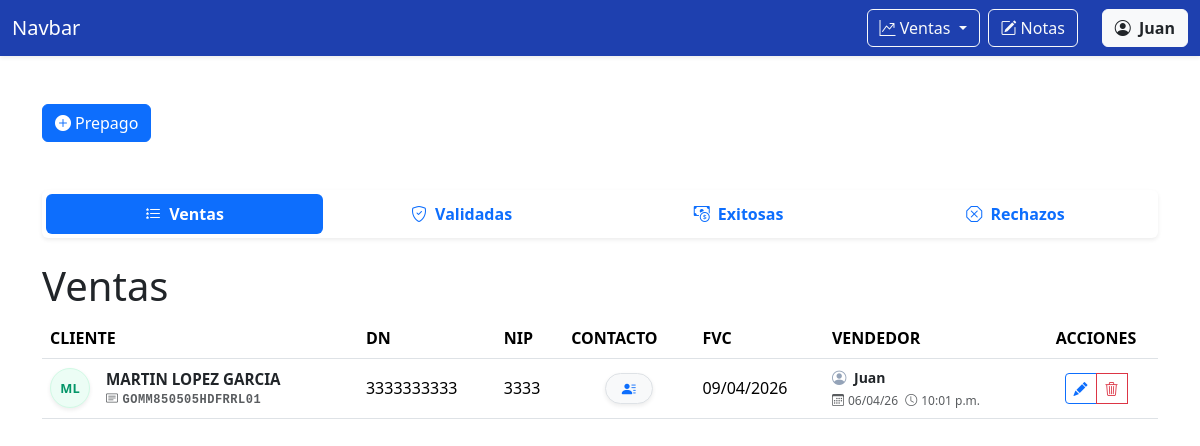
/ventas/prepago/ (signed in), run on the app's committed database.
### ventas/models.py (models this page shows)
class VentaPrepago(models.Model):
    nombre = models.CharField('NOMBRE(S)',max_length=100)
    apellido_paterno = models.CharField('APELLIDO PATERNO', max_length=100)
    apellido_materno = models.CharField('APELLIDO MATERNO', max_length=100,blank=True, default='')
    curp = models.CharField('CURP', max_length=18,validators=[MinLengthValidator(18)])
    dn = models.CharField('DN', max_length=10, validators=[numeric_validator, MinLengthValidator(10)])
    nip = models.CharField('NIP', max_length=4, validators=[numeric_validator, MinLengthValidator(4)], help_text='Solo se permiten números.')
    contact1 = models.CharField('CONTACTO 1', max_length=10, validators=[numeric_validator, MinLengthValidator(10)])
    contact2 = models.CharField('CONTACTO 2', max_length=10, validators=[numeric_validator, MinLengthValidator(10)])
    fvc = models.DateField('FVC')
    validar = models.BooleanField(default=False)
    STATUS_CHOICES = [
        ('en_proceso', 'EN PROCESO'),
        ('nip_incorrecto', 'NIP INCORRECTO'),
        ('curp_incorrecto', 'CURP INCORRECTO'),
        ('sin_fvc', 'SIN FVC'),
        ('exitosa', 'EXITOSA'),
        ('baja_exportada', 'BAJA EXPORTADA'),
        ('alta', 'ALTA'),
        ('gestionada_por_otro_call_center', 'GESTIONADA POR OTRO CALL CENTER'),
        ('sin_nip', 'SIN NIP'),
        ('futura', 'FUTURA'),
        ('linea_movistar', 'LINEA MOVISTAR'),
        ('cac_lejano', 'CAC LEJANO'),
    ]
    status = models.CharField(
        'Status',
        max_length=100,
        choices=STATUS_CHOICES,
        default='en_proceso'
    )
    email = models.EmailField('EMAIL', max_length=254)
    folio = models.CharField('FOLIO', max_length=100)
    usuario_marcador = models.CharField('USUARIO MARCADOR', max_length=100)
    marcador = models.CharField('MARCADOR', max_length=100)
    validador = models.ForeignKey(User, on_delete=models.SET_NULL, null=True, blank=True, related_name='validador')
    created = models.DateTimeField(auto_now_add=True)
    user = models.ForeignKey(User, on_delete=models.CASCADE, related_name='vendedor')

### ventas/views.py (the view, shortened to what this page needs)
# urls.py: path('prepago/', views.prepago, name='prepago'),
@login_required
def prepago(request):
    if request.method == 'GET':
        ventas_prepago = VentaPrepago.objects.filter(user=request.user, validar=False).order_by('-created')
        ventas_prepago_validadas = VentaPrepago.objects.filter(user=request.user, validar=True).order_by('-created')
        return render(request, 'prepago.html', {
        'form': VentaPrepagoForm(),
        'ventas_prepago': ventas_prepago,
        'ventas_prepago_validadas': ventas_prepago_validadas
    })

### ventas/templates/prepago.html (shortened to what this page needs)
{% extends 'base.html' %} {% block content %}
<div class="container mt-5">
  <button type="button" class="btn btn-primary" data-bs-toggle="modal" data-bs-target="#createPrepagoModal">
    <i class="bi bi-plus-circle-fill me-1"></i>Prepago
  </button>
</div>
<div class="container mt-5 mb-5" id="moduloVentas">
  <ul class="nav nav-pills nav-justified mb-4 shadow-sm p-1 bg-white rounded fw-bold">
    <li class="nav-item">
      <button class="nav-link {% if not request.GET.tab or request.GET.tab == 'ventas' %}active{% endif %}"
        data-bs-toggle="tab" data-bs-target="#ventas">
        <i class="bi bi-list-stars me-1"></i> Ventas
      </button>
    </li>
    <li class="nav-item">
      <button class="nav-link {% if request.GET.tab == 'validadas' %}active{% endif %}" data-bs-toggle="tab"
        data-bs-target="#validadas">
        <i class="bi bi-shield-check me-1"></i> Validadas
      </button>
    </li>
    <li class="nav-item">
      <button class="nav-link" data-bs-toggle="tab" data-bs-target="#exitosas">
        <i class="bi bi-cash-coin me-1"></i> Exitosas
      </button>
    </li>
    <li class="nav-item">
      <button class="nav-link" data-bs-toggle="tab" data-bs-target="#rechazos">
        <i class="bi bi-x-octagon me-1"></i> Rechazos
      </button>
    </li>
  </ul>
  <div class="tab-content mt-3" id="pills-tabContent">
    <div class="tab-pane fade {% if not request.GET.tab or request.GET.tab == 'ventas' %}show active{% endif %}"
      id="ventas" role="tabpanel">
      <h1>Ventas</h1>
      <table class="table table-hover align-middle">
        <thead>
          <tr>
            <th scope="col">CLIENTE</th>
            <th scope="col">DN</th>
            <th scope="col">NIP</th>
            <th scope="col">CONTACTO</th>
            <th scope="col">FVC</th>
            <th scope="col">VENDEDOR</th>
            <th scope="col" class="text-center">ACCIONES</th>
          </tr>
        </thead>
        <tbody>
          {% for venta_prepago in ventas_prepago %}
          <tr>
            <th scope="row" class="align-middle">
              <div class="d-flex align-items-center">
                <div class="avatar-circle me-3 d-flex align-items-center justify-content-center shadow-sm"
                  style="width: 40px; height: 40px; background-color: #ecfdf5; color: #059669; border: 1px solid #d1fae5; border-radius: 50%; font-weight: bold; font-size: 0.8rem; flex-shrink: 0;">
                  {{venta_prepago.nombre|first|upper}}{{venta_prepago.apellido_paterno|first|upper}}
                </div>
                <div class="d-flex flex-column" style="line-height: 1.2;">
                  <span class="text-dark fw-bold"
                    style="font-size: 0.95rem; max-width: 250px; overflow: hidden; text-overflow: ellipsis; white-space: nowrap;"
                    title="{{ venta_prepago.nombre }} {{ venta_prepago.apellido_paterno }} {{ venta_prepago.apellido_materno }}">
                    {{venta_prepago.nombre}} {{venta_prepago.apellido_paterno}} {{venta_prepago.apellido_materno}}
                  </span>
                  <small class="text-muted font-monospace mt-1"
                    style="font-size: 0.75rem; letter-spacing: 0.5px; white-space: nowrap;">
                    <i class="bi bi-card-text me-1"></i>{{venta_prepago.curp}}
                  </small>
                </div>
              </div>
            </th>
            <td>{{venta_prepago.dn}}</td>
            <td>{{venta_prepago.nip}}</td>
            <td class="align-middle text-center">
              <button type="button" class="btn btn-sm btn-light border shadow-sm rounded-pill px-3"
                data-bs-toggle="popover" data-bs-placement="right" data-bs-html="true" data-bs-title="Contacto"
                data-bs-content="
            <div class='text-start small'>
              <i class='bi bi-telephone-fill me-1 text-primary'></i>{{ venta_prepago.contact1 }}<br>
              <i class='bi bi-telephone-fill me-1 text-primary'></i>{{ venta_prepago.contact2 }}<br>
              <hr class='my-1'>
              <i class='bi bi-envelope-fill me-1 text-primary'></i>
              <span class='text-primary'>{{ venta_prepago.email }}</span>
            </div>">
                <i class="bi bi-person-lines-fill text-primary"></i>
              </button>
            </td>
            <td>{{venta_prepago.fvc|date:"d/m/Y"}}</td>
            <td>
              <div class="text-muted small">
                <i class="bi bi-person-circle me-1" style="color: #94a3b8; font-size: 0.9rem;"></i>
                <span class="fw-bold text-dark me-2">{{ venta_prepago.user.first_name }}</span> <br>
                <span style="font-size: 0.75rem;">
                  <i class="bi bi-calendar3 me-1"></i>{{ venta_prepago.created|date:"d/m/y" }}
                  <i class="bi bi-clock ms-1 me-1"></i>{{ venta_prepago.created|time:"g:i a" }}
                </span>
              </div>
            </td>
            <td class="text-center">
              <div class="btn-group" role="group">
                <button type="button" class="btn btn-sm btn-outline-primary" title="Editar" data-bs-toggle="modal"
                  data-bs-target="#updatePrepagoModal{{venta_prepago.id}}">
                  <i class="bi bi-pencil-fill"></i>
                </button>
                <button type="button" class="btn btn-sm btn-outline-danger" title="Eliminar" data-bs-toggle="modal"
                  data-bs-target="#deletePrepagoModal{{venta_prepago.id}}">
                  <i class="bi bi-trash3"></i>
                </button>
              </div>
            </td>
          </tr>
          {% endfor %}
        </tbody>
      </table>
    </div>
  </div>
</div>
{% endblock content %}

### templates/base.html (shortened to what this page needs)
<!doctype html>
<html lang="es-MX">
<head>
  <link href="https://cdn.jsdelivr.net/npm/bootstrap@5.3.8/dist/css/bootstrap.min.css" rel="stylesheet"
 />
  <link rel="stylesheet" href="https://cdn.jsdelivr.net/npm/bootstrap-icons@1.13.1/font/bootstrap-icons.min.css">
</head>
<body>
  <nav class="navbar navbar-expand-lg  navbar-dark shadow-sm" style="background-color: #1e40af;">
    <div class="container-fluid">
      <a class="navbar-brand" href="{% url 'dashboard' %}">Navbar</a>
      <div class="collapse navbar-collapse" id="navbarNav">
        <ul class="navbar-nav ms-auto">
          <li class="nav-item">
            <div class="dropdown">
              <button class="btn btn-outline-light dropdown-toggle" type="button" data-bs-toggle="dropdown"
                aria-expanded="false"><i class="bi bi-graph-up-arrow"></i>
                Ventas
              </button>
            </div>
          </li>
          <li class="nav-item ms-2">
            <a class="btn btn-outline-light" href="{% url 'notas' %}"><i class="bi bi-pencil-square me-1"></i>Notas</a>
          </li>
          <li class="nav-item ms-2">
            <div class="dropdown">
              <button class="btn btn-light text-dark ms-3" type="button" data-bs-toggle="dropdown"
                aria-expanded="false">
                <i class="bi bi-person-circle me-1"></i> <strong>{{ user.first_name }}</strong>
              </button>
          </li>
        </ul>
      </div>
    </div>
  </nav>
  {% block content %} {% endblock %}
</body>
</html>

### data on the page
VentaPrepago: nombre|first "M", apellido_paterno|first "L", nombre "MARTIN", apellido_paterno "LOPEZ", apellido_materno "GARCIA", curp "GOMM850505HDFRRL01", dn "3333333333", nip "3333", fvc "09/04/2026", user.first_name "Juan", created "06/04/26", created "10:01 p.m."

### other printed values
{{ user.first_name }} "Juan"
